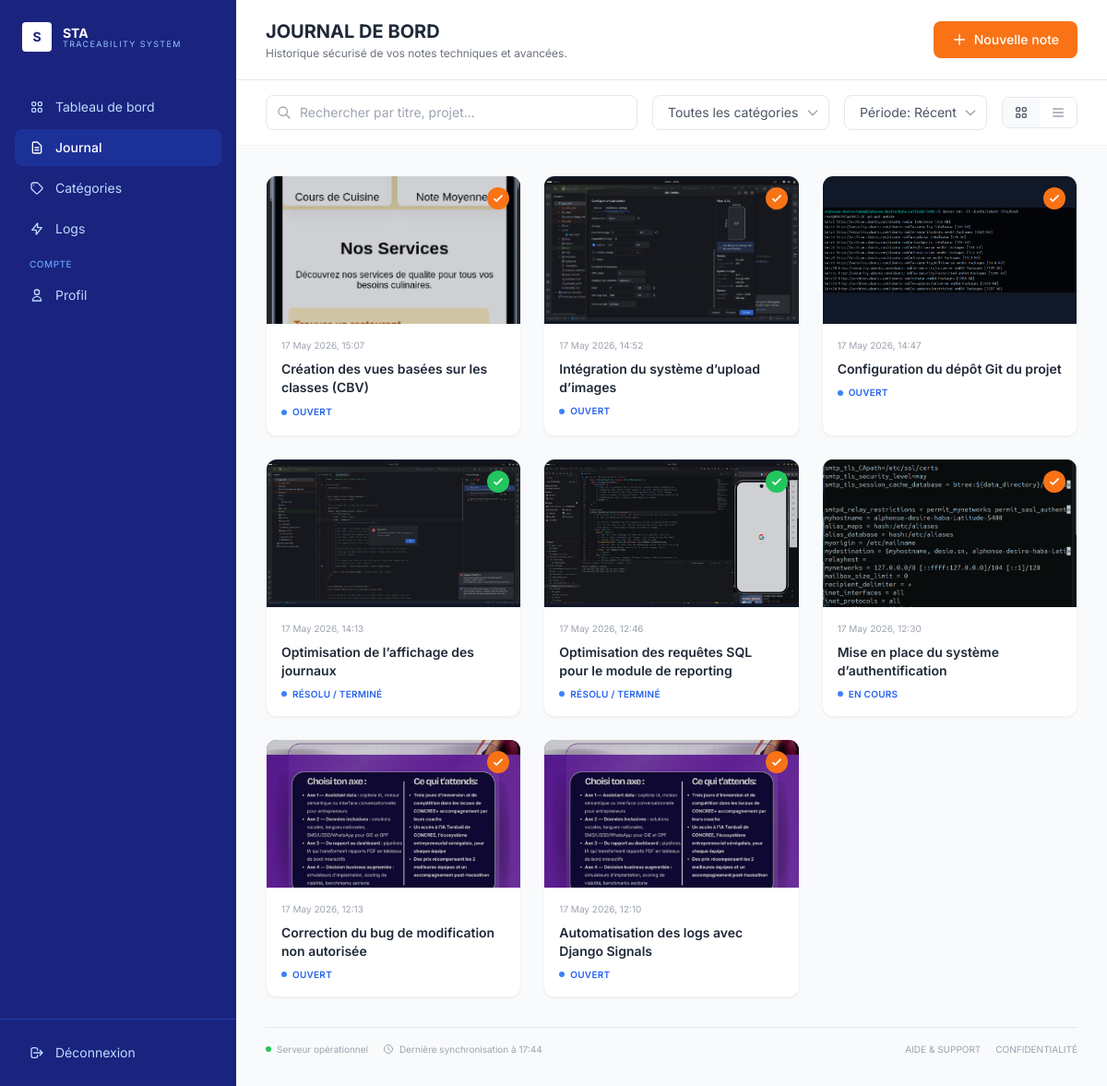
Page /journal/nouveau/ (signed in) on the committed database.
### app/models.py (models this page shows, shortened)
class Journal(models.Model):
    PRIORITY_CHOICES = [
        ('basse', 'Basse'),
        ('normale', 'Normale'),
        ('haute', 'Haute'),
    ]
    STATUT_CHOICES = [
        ('ouvert', 'Ouvert'),
        ('en_cours', 'En cours'),
        ('resolu', 'Résolu / Terminé'),
    ]
    titre = models.CharField(max_length=200, verbose_name="Titre de l'activité")
    contenu = models.TextField(verbose_name="Description détaillée")
    image = models.ImageField(upload_to='journaux/%Y/%m/%d/', blank=True, null=True, verbose_name="Image de preuve")
    priorite = models.CharField(max_length=10, choices=PRIORITY_CHOICES, default='normale')
    statut = models.CharField(max_length=15, choices=STATUT_CHOICES, default='ouvert')
    categorie = models.ForeignKey(Categorie, on_delete=models.SET_NULL, null=True, blank=True, related_name='journaux', verbose_name="Catégorie")
    auteur = models.ForeignKey(User, on_delete=models.CASCADE, related_name='journaux')
    date_creation = models.DateTimeField(auto_now_add=True, verbose_name="Créé le")
    date_modification = models.DateTimeField(auto_now=True, verbose_name="Modifié le")
    class Meta:
        ordering = ['-date_creation']
        verbose_name = "Entrée de journal"
        verbose_name_plural = "Entrées de journal"

### app/views.py (the view, shortened to what this page needs)
# urls.py: path("journal/nouveau/", JournalCreateView.as_view(), name="journal_create"),
class JournalCreateView(LoginRequiredMixin, generic.CreateView):
    model = Journal
    fields = ['titre', 'contenu', 'image', 'priorite', 'statut', 'categorie']
    template_name = "liste_ent.html"
    success_url = reverse_lazy("journal")
    def get_context_data(self, **kwargs):
        context = super().get_context_data(**kwargs)
        context['journaux'] = Journal.objects.all()
        context['categories'] = Categorie.objects.all()
        return context

### app/templates/liste_ent.html (shortened to what this page needs)
<!DOCTYPE html>
<html lang="fr">
<head>
    <script src="https://cdn.tailwindcss.com"></script>
</head>
<body class="bg-gray-50 flex min-h-screen">
    <aside class="w-64 bg-[#1a237e] flex flex-col fixed h-full">
        <div class="p-6 flex items-center gap-3">
            <div class="w-8 h-8 bg-white rounded flex items-center justify-center">
                <span class="text-[#1a237e] font-bold text-sm">S</span>
            </div>
            <div class="flex flex-col">
                <span class="text-white font-bold text-sm leading-none">STA</span>
                <span class="text-[9px] text-blue-300 tracking-[0.15em] uppercase leading-none">Traceability System</span>
            </div>
        </div>
        <nav class="flex-1 px-4 py-4 space-y-1">
            <a href="{% url 'dashboard' %}" class="flex items-center gap-3 px-4 py-2.5 text-blue-200 hover:text-white hover:bg-blue-800/30 rounded-lg text-sm transition-colors">
                Tableau de bord
            </a>
            <a href="#" class="flex items-center gap-3 px-4 py-2.5 bg-blue-800/50 text-white rounded-lg text-sm font-medium">
                <svg xmlns="http://www.w3.org/2000/svg" class="h-4 w-4" fill="none" viewBox="0 0 24 24" stroke="currentColor">
                    <path stroke-linecap="round" stroke-linejoin="round" stroke-width="2" d="M9 12h6m-6 4h6m2 5H7a2 2 0 01-2-2V5a2 2 0 012-2h5.586a1 1 0 01.707.293l5.414 5.414a1 1 0 01.293.707V19a2 2 0 01-2 2z" />
                </svg>
                Journal
            </a>
            <a href="#" class="flex items-center gap-3 px-4 py-2.5 text-blue-200 hover:text-white hover:bg-blue-800/30 rounded-lg text-sm transition-colors">
                <svg xmlns="http://www.w3.org/2000/svg" class="h-4 w-4" fill="none" viewBox="0 0 24 24" stroke="currentColor">
                    <path stroke-linecap="round" stroke-linejoin="round" stroke-width="2" d="M7 7h.01M7 3h5c.512 0 1.024.195 1.414.586l7 7a2 2 0 010 2.828l-7 7a2 2 0 01-2.828 0l-7-7A1.994 1.994 0 013 12V7a4 4 0 014-4z" />
                </svg>
                Catégories
            </a>
            <a href="#" class="flex items-center gap-3 px-4 py-2.5 text-blue-200 hover:text-white hover:bg-blue-800/30 rounded-lg text-sm transition-colors">
                <svg xmlns="http://www.w3.org/2000/svg" class="h-4 w-4" fill="none" viewBox="0 0 24 24" stroke="currentColor">
                    <path stroke-linecap="round" stroke-linejoin="round" stroke-width="2" d="M13 10V3L4 14h7v7l9-11h-7z" />
                </svg>
                Logs
            </a>
            <div class="mt-6 mb-2 px-4">
                <span class="text-[10px] text-blue-400 uppercase tracking-wider font-medium">Compte</span>
            </div>
            <a href="#" class="flex items-center gap-3 px-4 py-2.5 text-blue-200 hover:text-white hover:bg-blue-800/30 rounded-lg text-sm transition-colors">
                <svg xmlns="http://www.w3.org/2000/svg" class="h-4 w-4" fill="none" viewBox="0 0 24 24" stroke="currentColor">
                    <path stroke-linecap="round" stroke-linejoin="round" stroke-width="2" d="M16 7a4 4 0 11-8 0 4 4 0 018 0zM12 14a7 7 0 00-7 7h14a7 7 0 00-7-7z" />
                </svg>
                Profil
            </a>
        </nav>
        <div class="p-4 border-t border-blue-800">
            <a href="{% url 'logout' %}" class="flex items-center gap-3 px-4 py-2.5 text-blue-200 hover:text-white text-sm transition-colors">
                <svg xmlns="http://www.w3.org/2000/svg" class="h-4 w-4" fill="none" viewBox="0 0 24 24" stroke="currentColor">
                    <path stroke-linecap="round" stroke-linejoin="round" stroke-width="2" d="M17 16l4-4m0 0l-4-4m4 4H7m6 4v1a3 3 0 01-3 3H6a3 3 0 01-3-3V7a3 3 0 013-3h4a3 3 0 013 3v1" />
                </svg>
                Déconnexion
            </a>
        </div>
    </aside>
    <main class="flex-1 ml-64">
        <header class="bg-white border-b border-gray-200 px-8 py-5 flex items-center justify-between">
            <div>
                <h1 class="text-xl font-bold text-gray-800">JOURNAL DE BORD</h1>
                <p class="text-xs text-gray-500 mt-0.5">Historique sécurisé de vos notes techniques et avancées.</p>
            </div>
            <button onclick="toggleModal('addJournalModal')" class="bg-orange-500 hover:bg-orange-600 text-white px-5 py-2.5 rounded-lg text-sm font-medium flex items-center gap-2 transition-colors shadow-sm">
                <svg xmlns="http://www.w3.org/2000/svg" class="h-4 w-4" fill="none" viewBox="0 0 24 24" stroke="currentColor">
                    <path stroke-linecap="round" stroke-linejoin="round" stroke-width="2" d="M12 4v16m8-8H4" />
                </svg>
                Nouvelle note
            </button>
        </header>
        <div class="px-8 py-4 bg-white border-b border-gray-100 flex items-center gap-4">
            <div class="relative flex-1 max-w-md">
                <svg xmlns="http://www.w3.org/2000/svg" class="h-4 w-4 absolute left-3 top-1/2 -translate-y-1/2 text-gray-400" fill="none" viewBox="0 0 24 24" stroke="currentColor">
                    <path stroke-linecap="round" stroke-linejoin="round" stroke-width="2" d="M21 21l-6-6m2-5a7 7 0 11-14 0 7 7 0 0114 0z" />
                </svg>
                <input
                    type="text"
                    placeholder="Rechercher par titre, projet..."
                    class="w-full pl-9 pr-4 py-2 border border-gray-200 rounded-lg text-sm text-gray-700 placeholder-gray-400 focus:outline-none focus:border-[#1a237e] focus:ring-1 focus:ring-[#1a237e]"
                >
            </div>
            <div class="relative">
                <select class="appearance-none bg-white border border-gray-200 rounded-lg px-4 py-2 pr-8 text-sm text-gray-600 focus:outline-none focus:border-[#1a237e] cursor-pointer">
                    <option>Toutes les catégories</option>
                </select>
            </div>
            <div class="relative">
                <select class="appearance-none bg-white border border-gray-200 rounded-lg px-4 py-2 pr-8 text-sm text-gray-600 focus:outline-none focus:border-[#1a237e] cursor-pointer">
                    <option>Période: Récent</option>
                </select>
            </div>
            <div class="flex items-center border border-gray-200 rounded-lg overflow-hidden">
                <button class="px-3 py-2 bg-gray-50 text-gray-600 hover:bg-gray-100 transition-colors">
                </button>
                <button class="px-3 py-2 bg-white text-gray-400 hover:bg-gray-50 transition-colors">
                    <svg xmlns="http://www.w3.org/2000/svg" class="h-4 w-4" fill="none" viewBox="0 0 24 24" stroke="currentColor">
                        <path stroke-linecap="round" stroke-linejoin="round" stroke-width="2" d="M4 6h16M4 12h16M4 18h16" />
                    </svg>
                </button>
            </div>
        </div>
        <div class="p-8">
            <div class="grid grid-cols-3 gap-6 mb-8">
                {% for journal in journaux %}
                <div class="bg-white rounded-xl border border-gray-100 shadow-sm overflow-hidden group hover:shadow-md transition-shadow">
                    <div class="relative h-40 {% if journal.image %}bg-gray-900{% else %}bg-gray-100{% endif %} flex items-center justify-center overflow-hidden">
                        {% if journal.image %}
                            <a href="{% url 'journal_detail' journal.pk %}"><img src="{{ journal.image.url }}" alt="{{ journal.titre }}" class="w-full h-full object-cover opacity-80"></a>
                        {% endif %}
                        <div class="absolute top-3 right-3">
                            <div class="w-6 h-6 {% if journal.statut == 'resolu' %}bg-green-500{% else %}bg-orange-500{% endif %} rounded-full flex items-center justify-center">
                                <svg xmlns="http://www.w3.org/2000/svg" class="h-3.5 w-3.5 text-white" fill="none" viewBox="0 0 24 24" stroke="currentColor">
                                    <path stroke-linecap="round" stroke-linejoin="round" stroke-width="3" d="M5 13l4 4L19 7" />
                                </svg>
                            </div>
                        </div>
                    </div>
                    <div class="p-4">
                        <div class="text-[10px] text-gray-400 mb-2">{{ journal.date_creation|date:"d M Y, H:i" }}</div>
                        <h3 class="text-sm font-semibold text-gray-800 mb-1 line-clamp-2">
                            <a href="{% url 'journal_detail' journal.pk %}" class="hover:text-blue-700 transition-colors">{{ journal.titre }}</a>
                        </h3>
                        <div class="flex items-center justify-between mt-2">
                            <span class="inline-flex items-center text-[10px] font-semibold text-blue-600 uppercase tracking-wide">
                                <span class="w-1.5 h-1.5 bg-blue-500 rounded-full mr-1.5"></span>
                                {{ journal.get_statut_display }}
                            </span>
                            {% if journal.categorie %}
                            <span class="text-[9px] px-2 py-0.5 rounded text-white">{{ journal.categorie.nom }}</span>
                            {% endif %}
                        </div>
                    </div>
                </div>
                {% endfor %}
            </div>
            <div class="flex items-center justify-between mt-6 pt-4 border-t border-gray-200">
                <div class="flex items-center gap-4 text-[10px] text-gray-400">
                    <span class="flex items-center gap-1.5">
                        <span class="w-1.5 h-1.5 bg-green-500 rounded-full"></span>
                        Serveur opérationnel
                    </span>
                    <span class="flex items-center gap-1.5">
                        <svg xmlns="http://www.w3.org/2000/svg" class="h-3 w-3" fill="none" viewBox="0 0 24 24" stroke="currentColor">
                            <path stroke-linecap="round" stroke-linejoin="round" stroke-width="2" d="M12 8v4l3 3m6-3a9 9 0 11-18 0 9 9 0 0118 0z" />
                        </svg>
                        Dernière synchronisation à {% now "H:i" %}
                    </span>
                </div>
                <div class="flex items-center gap-4 text-[10px] text-gray-400">
                    <span>AIDE & SUPPORT</span>
                    <span>CONFIDENTIALITÉ</span>
                </div>
            </div>
        </div>
    </main>
</body>
</html>

### app/templates/liste_ent.html (style rules this page uses)
body { font-family: 'Inter', sans-serif; }

### rows in the picture
Journal: image (picture), date_creation "17 May 2026, 15:07", titre "Création des vues basées sur les classes (CBV)", statut "OUVERT"
Journal: image (picture), date_creation "17 May 2026, 14:52", titre "Intégration du système d’upload d’images", statut "OUVERT"
Journal: image (picture), date_creation "17 May 2026, 14:47", titre "Configuration du dépôt Git du projet", statut "OUVERT"
Journal: image (picture), date_creation "17 May 2026, 14:13", titre "Optimisation de l’affichage des journaux", statut "RÉSOLU / TERMINÉ"
Journal: image (picture), date_creation "17 May 2026, 12:46", titre "Optimisation des requêtes SQL pour le module de reporting", statut "RÉSOLU / TERMINÉ"
Journal: image (picture), date_creation "17 May 2026, 12:30", titre "Mise en place du système d’authentification", statut "EN COURS"
Journal: image (picture), date_creation "17 May 2026, 12:13", titre "Correction du bug de modification non autorisée", statut "OUVERT"
Journal: image (picture), date_creation "17 May 2026, 12:10", titre "Automatisation des logs avec Django Signals", statut "OUVERT"
